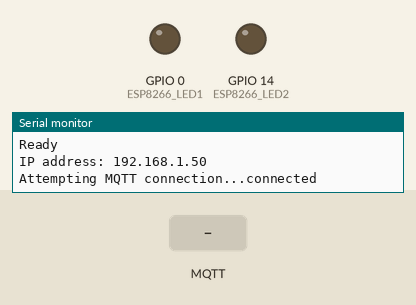
Simulated run of this sketch. Board: ESP8266 (NodeMCU). On the bench: output pins drawn as LEDs (lit = HIGH), the last lines printed to the serial monitor. Inputs (shaded band) come from the test bench. WiFi joins after 1.5 s; servers stay silent unless stated; no MQTT or app messages arrive unless stated.

Above: at 2.7 s.
2.8 s: MQTT message "liga" arrives on the first subscribed topic
At 3.1 s:
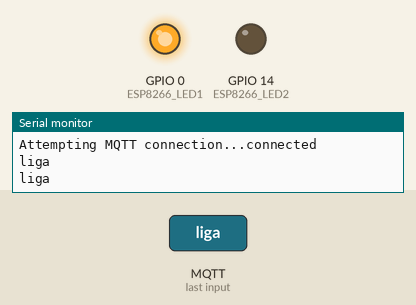
4.3 s: MQTT message "liga" arrives on the second subscribed topic
At 5.5 s:
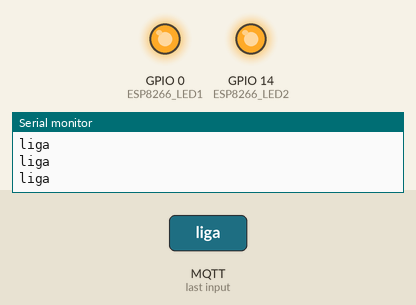
5.8 s: MQTT message "desl" arrives on the first subscribed topic
At 6.6 s:
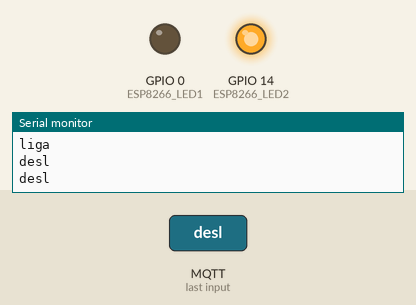
7.3 s: MQTT message "desl" arrives on the second subscribed topic
At 7.8 s:
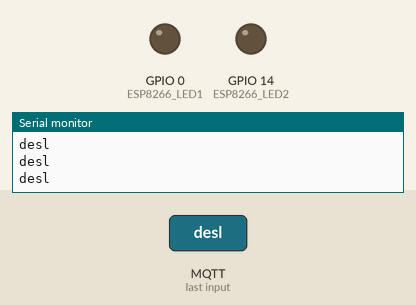
Timing chart, 0 to 9.8 s (numbered marks = the images above; inputs shaded):
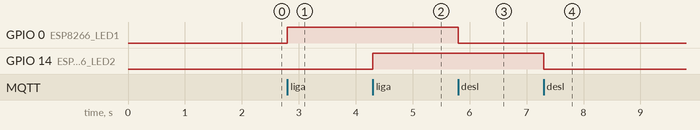

The sketch:

Reles_mqtt.ino
```cpp
/*

 It connects to an MQTT server then:
  - on 0 switches off relay
  - on 1 switches on relay
  - on 2 switches the state of the relay

  - sends 0 on off relay
  - sends 1 on on relay

 It will reconnect to the server if the connection is lost using a blocking
 reconnect function. See the 'mqtt_reconnect_nonblocking' example for how to
 achieve the same result without blocking the main loop.

 The current state is stored in EEPROM and restored on bootup

*/

#include <ESP8266WiFi.h>
#include <PubSubClient.h>
#include <Bounce2.h>
#include <EEPROM.h>
#include <Stream.h>
#include "string.h"
#include <ESP8266mDNS.h>
#include <WiFiUdp.h>
#include <ArduinoOTA.h>

#define ESP8266_LED1 0  // D3
#define ESP8266_LED2 14 // D5

const char* ssid          = "";
const char* password      = "";
const char* mqtt_server   = "";
int port_server           = 1883;
const char* topicButton2  = "cmd/node1/rele1";
const char* topicButton3  = "cmd/node1/rele2";
//const char* outTopic    = "clients/cmd";
const char* outTopic      = "clients";

char ButtonChar[5];
char PayloadChar[5];
char clearChar[5];

String AnalogValue;
String TempValue;
String HumValue;
String Button;
String PayloadString;

WiFiClient ESP8266Client2;
PubSubClient client(ESP8266Client2);

long lastMsg = 0;
char msg[50];
int value = 0;
long now = 0;

void setup_wifi() {

  delay(10);
  // We start by connecting to a WiFi network
  Serial.println();
  Serial.print("Connecting to ");
  Serial.println(ssid);

  WiFi.begin(ssid, password);

  while (WiFi.status() != WL_CONNECTED) {
    delay(500);
    Serial.print(".");
  }

  Serial.println("");
  Serial.println("WiFi connected");
  Serial.println("IP address: ");
  Serial.println(WiFi.localIP());

  // Configuração do OTA
  // Port defaults to 8266
  ArduinoOTA.setPort(8266);

  // Hostname defaults to esp8266-[ChipID]
  ArduinoOTA.setHostname("Node1-Reles");

  // No authentication by default
  ArduinoOTA.setPassword((const char *)"esp8266");

  ArduinoOTA.onStart([]() {
    Serial.println("Start");
  });
  ArduinoOTA.onEnd([]() {
    Serial.println("\nEnd");
  });
  ArduinoOTA.onProgress([](unsigned int progress, unsigned int total) {
    Serial.printf("Progress: %u%%\r", (progress / (total / 100)));
  });
  ArduinoOTA.onError([](ota_error_t error) {
    Serial.printf("Error[%u]: ", error);
    if (error == OTA_AUTH_ERROR) Serial.println("Auth Failed");
    else if (error == OTA_BEGIN_ERROR) Serial.println("Begin Failed");
    else if (error == OTA_CONNECT_ERROR) Serial.println("Connect Failed");
    else if (error == OTA_RECEIVE_ERROR) Serial.println("Receive Failed");
    else if (error == OTA_END_ERROR) Serial.println("End Failed");
  });
  ArduinoOTA.begin();
  Serial.println("Ready");
  Serial.print("IP address: ");
  Serial.println(WiFi.localIP());

}

void callback(char* topic, byte* payload, unsigned int length) {

  // Clear PayloadChar
  //PayloadChar = ";
  memcpy(PayloadChar, clearChar, 5);

  // Convert payload to String
  PayloadString = String((char*)payload);
  // Convert String to CharArray
  PayloadString.toCharArray(PayloadChar, 5);

  // LED 1
  if (strcmp(topic,topicButton2) == 0) {
      //Serial.print("1");

      Serial.println(PayloadChar);

      if ( strcmp(PayloadChar,"desl") == 0){

        Serial.println(PayloadChar);
        digitalWrite(ESP8266_LED1, LOW);

      }else if ( strcmp(PayloadChar,"liga") == 0){

        Serial.println(PayloadChar);
        digitalWrite(ESP8266_LED1, HIGH);

      }
  }

  // LED 2
  if (strcmp(topic,topicButton3) == 0) {
      //Serial.print("1");

      Serial.println(PayloadChar);

      if ( strcmp(PayloadChar,"desl") == 0){

        Serial.println(PayloadChar);
        digitalWrite(ESP8266_LED2, LOW);

      }else if ( strcmp(PayloadChar,"liga") == 0){

        Serial.println(PayloadChar);
        digitalWrite(ESP8266_LED2, HIGH);

      }
  }

  yield();

}

void reconnect() {
  // Loop until we're reconnected
  while (!client.connected()) {
    Serial.print("Attempting MQTT connection...");
    // Attempt to connect
    if (client.connect("ESP8266Client2")) {
      Serial.println("connected");
      // Once connected, publish an announcement...
      client.publish(outTopic, "Node2 Connected");
      // ... and resubscribe
      client.subscribe(topicButton2);
      client.subscribe(topicButton3);

    } else {
      Serial.print("failed, rc=");
      Serial.print(client.state());
      Serial.println(" try again in 5 seconds");
      // Wait 5 seconds before retrying
      delay(5000);
     }
   }
 }


void setup() {

  //Config Pin
  pinMode(ESP8266_LED1, OUTPUT);
  pinMode(ESP8266_LED2, OUTPUT);

  Serial.begin(115200);
  //establishContact();  // send a byte to establish contact until receiver responds
  setup_wifi();        // Connect to wifi
  client.setServer(mqtt_server, port_server);
  client.setCallback(callback);
}

void loop() {

  // Verificação OTA update
  ArduinoOTA.handle();

  if (!client.connected()) {
    reconnect();
    yield();
  }

  client.loop();

}
```

Measured:
- after the input at 2.8 s, GPIO 0 (ESP8266_LED1): LOW → HIGH at once
- after the input at 4.3 s, GPIO 14 (ESP8266_LED2): LOW → HIGH at once
- after the input at 5.8 s, GPIO 0 (ESP8266_LED1): HIGH → LOW at once
- after the input at 7.3 s, GPIO 14 (ESP8266_LED2): HIGH → LOW at once
